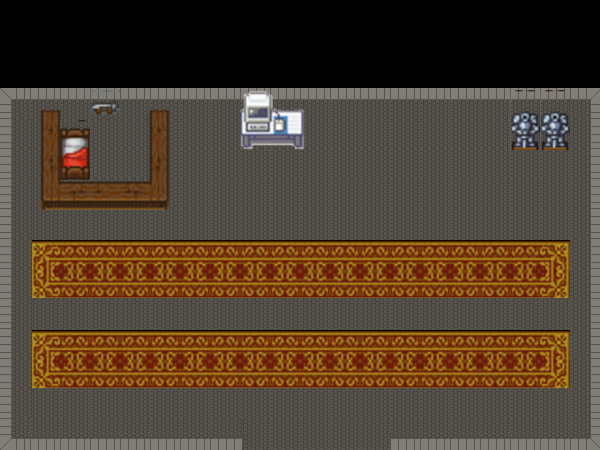

A level layout from a 2D game, rendered from its tile map. Below: a short description, then the map file with its tile-grid data intact:
An orthogonal 20x15 tile map with 30x30 px tiles, 4 tile layers (Tile Layer 1, Tile Layer 2, Tile Layer 3, Tile Layer 4), 4 tilesets.

<map version="1.0" orientation="orthogonal" renderorder="right-down" width="20" height="15" tilewidth="30" tileheight="30" nextobjectid="1">
 <tileset firstgid="1" name="TilesSet" tilewidth="30" tileheight="30" tilecount="84" columns="7">
  <image source="TilesSet.png" trans="ff00ff" width="210" height="360" />
 </tileset>
 <tileset firstgid="85" name="computer" tilewidth="30" tileheight="30" tilecount="18" columns="6">
  <image source="computer.png" trans="ff00ff" width="192" height="96" />
 </tileset>
 <tileset firstgid="103" name="Sidewalk_dark" tilewidth="32" tileheight="32" tilecount="16" columns="4">
  <image source="Sidewalk_dark.png" trans="ff00ff" width="128" height="128" />
 </tileset>
 <tileset firstgid="119" name="Objects" tilewidth="32" tileheight="32" tilecount="64" columns="8">
  <image source="Objects.png" trans="ff00ff" width="256" height="256" />
 </tileset>
 <layer name="Tile Layer 1" width="20" height="15">
  <data encoding="csv">
0,0,0,0,0,0,0,0,0,0,0,0,0,0,0,0,0,0,0,0,
0,0,0,0,0,0,0,0,0,0,0,0,0,0,0,0,0,0,0,0,
0,0,0,0,0,0,0,0,0,0,0,0,0,0,0,0,0,0,0,0,
0,0,0,0,0,0,0,0,0,0,0,0,0,0,108,108,108,0,108,0,
108,108,108,108,108,108,108,108,108,108,108,108,108,108,108,108,108,108,108,108,
108,108,108,108,108,108,108,108,108,108,108,108,108,108,108,108,108,108,108,108,
108,108,108,108,108,108,108,108,108,108,108,108,108,108,108,108,108,108,108,108,
108,108,108,108,108,108,108,108,108,108,108,108,108,108,108,108,108,108,108,108,
108,4,5,5,5,5,5,5,5,5,5,5,5,5,5,5,5,5,6,108,
108,11,12,12,12,12,12,12,12,12,12,12,12,12,12,12,12,12,13,108,
108,108,108,108,108,108,108,108,108,108,108,108,108,108,108,108,108,108,108,108,
108,4,5,5,5,5,5,5,5,5,5,5,5,5,5,5,5,5,6,108,
108,11,12,12,12,12,12,12,12,12,12,12,12,12,12,12,12,12,13,108,
108,108,108,108,108,108,108,108,108,108,108,108,108,108,108,108,108,108,108,108,
108,108,108,108,108,108,108,108,108,108,108,108,108,108,108,108,108,108,108,108
</data>
 </layer>
 <layer name="Tile Layer 2" width="20" height="15">
  <data encoding="csv">
0,0,0,0,0,0,0,0,0,0,0,0,0,0,0,0,0,0,0,0,
0,0,0,0,0,0,0,0,0,0,0,0,0,0,0,0,0,0,0,0,
0,0,0,0,0,0,0,0,0,0,0,0,0,0,0,0,0,0,0,0,
103,104,104,104,104,104,104,104,104,104,104,104,104,104,104,104,104,104,104,105,
107,0,0,0,0,0,0,0,0,0,0,0,0,0,0,0,0,0,0,109,
107,0,0,0,0,0,0,0,0,0,0,0,0,0,0,0,0,0,0,109,
107,0,0,0,0,0,0,0,0,0,0,0,0,0,0,0,0,0,0,109,
107,0,0,0,0,0,0,0,0,0,0,0,0,0,0,0,0,0,0,109,
107,0,0,0,0,0,0,0,0,0,0,0,0,0,0,0,0,0,0,109,
107,0,0,0,0,0,0,0,0,0,0,0,0,0,0,0,0,0,0,109,
107,0,0,0,0,0,0,0,0,0,0,0,0,0,0,0,0,0,0,109,
107,0,0,0,0,0,0,0,0,0,0,0,0,0,0,0,0,0,0,109,
107,0,0,0,0,0,0,0,0,0,0,0,0,0,0,0,0,0,0,109,
107,0,0,0,0,0,0,0,0,0,0,0,0,0,0,0,0,0,0,109,
111,112,112,112,112,112,112,112,0,0,0,0,0,112,112,112,112,112,112,113
</data>
 </layer>
 <layer name="Tile Layer 3" width="20" height="15">
  <data encoding="csv">
0,0,0,0,0,0,0,0,0,0,0,0,0,0,0,0,0,0,0,0,
0,0,0,0,0,0,0,0,0,0,0,0,0,0,0,0,0,0,0,0,
0,0,0,0,0,0,0,0,0,0,0,0,0,0,0,0,0,0,0,0,
0,0,0,0,0,0,0,0,85,86,87,0,0,0,0,0,0,0,0,0,
0,0,0,0,0,0,0,0,91,92,93,0,0,0,0,0,0,0,0,0,
0,0,0,0,0,0,0,0,0,0,0,0,0,0,0,0,0,0,0,0,
0,0,0,0,0,0,0,0,0,0,0,0,0,0,0,0,0,0,0,0,
0,0,0,0,0,0,0,0,0,0,0,0,0,0,0,0,0,0,0,0,
0,0,0,0,0,0,0,0,0,0,0,0,0,0,0,0,0,0,0,0,
0,0,0,0,0,0,0,0,0,0,0,0,0,0,0,0,0,0,0,0,
0,0,0,0,0,0,0,0,0,0,0,0,0,0,0,0,0,0,0,0,
0,0,0,0,0,0,0,0,0,0,0,0,0,0,0,0,0,0,0,0,
0,0,0,0,0,0,0,0,0,0,0,0,0,0,0,0,0,0,0,0,
0,0,0,0,0,0,0,0,0,0,0,0,0,0,0,0,0,0,0,0,
0,0,0,0,0,0,0,0,0,0,0,0,0,0,0,0,0,0,0,0
</data>
 </layer>
 <layer name="Tile Layer 4" width="20" height="15">
  <data encoding="csv">
0,0,0,0,0,0,0,0,0,0,0,0,0,0,0,0,0,0,0,0,
0,0,0,0,0,0,0,0,0,0,0,0,0,0,0,0,0,0,0,0,
0,0,0,0,0,0,0,0,0,0,0,0,0,0,0,0,0,0,0,0,
0,57,58,51,60,61,0,0,0,0,0,0,0,0,0,0,0,32,32,0,
0,64,33,66,67,68,0,0,0,0,0,0,0,0,0,0,0,39,39,0,
0,71,40,73,74,75,0,0,0,0,0,0,0,0,0,0,0,0,0,0,
0,78,79,80,81,82,0,0,0,0,0,0,0,0,0,0,0,0,0,0,
0,0,0,0,0,0,0,0,0,0,0,0,0,0,0,0,0,0,0,0,
0,0,0,0,0,0,0,0,0,0,0,0,0,0,0,0,0,0,0,0,
0,0,0,0,0,0,0,0,0,0,0,0,0,0,0,0,0,0,0,0,
0,0,0,0,0,0,0,0,0,0,0,0,0,0,0,0,0,0,0,0,
0,0,0,0,0,0,0,0,0,0,0,0,0,0,0,0,0,0,0,0,
0,0,0,0,0,0,0,0,0,0,0,0,0,0,0,0,0,0,0,0,
0,0,0,0,0,0,0,0,0,0,0,0,0,0,0,0,0,0,0,0,
0,0,0,0,0,0,0,0,0,0,0,0,0,0,0,0,0,0,0,0
</data>
 </layer>
</map>
